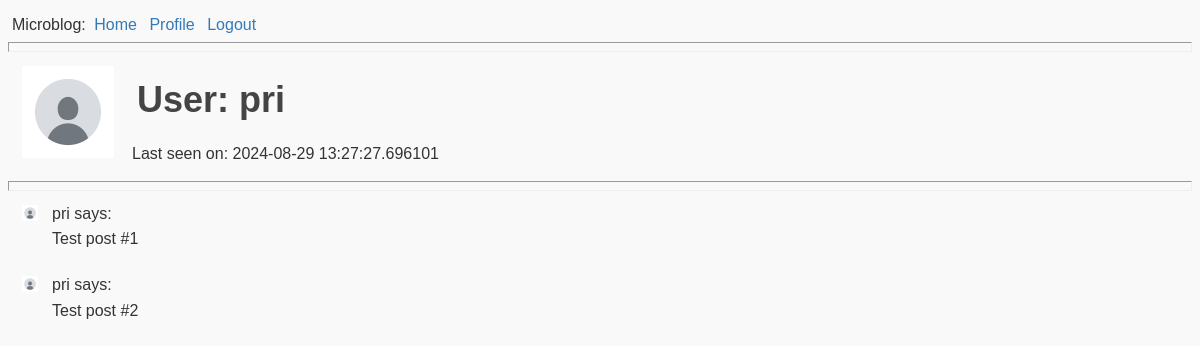
The page /user/pri (signed in) on the database its author committed.
### app/models.py (models this page shows, shortened)
class User(UserMixin, db.Model):
    id: so.Mapped[int] = so.mapped_column(primary_key=True)
    username: so.Mapped[str] = so.mapped_column(sa.String(64), index=True, unique=True)
    email: so.Mapped[str] = so.mapped_column(sa.String(120), index=True, unique=True)
    password_hash: so.Mapped[Optional[str]] = so.mapped_column(sa.String(256))
    posts: so.WriteOnlyMapped["Post"] = so.relationship(back_populates="author")
    about_me: so.Mapped[Optional[str]] = so.mapped_column(sa.String(140))
    last_seen: so.Mapped[Optional[datetime]] = so.mapped_column(
        default=lambda: datetime.now(timezone.utc)
    )
    def avatar(self):
        return url_for("static", filename="default.jpg")

### app/routes.py (the view)
@app.route("/user/<username>")
@login_required
def user(username):
    user = db.first_or_404(sa.select(User).where(User.username == username))
    posts = [
        {"author": user, "body": "Test post #1"},
        {"author": user, "body": "Test post #2"},
    ]
    return render_template("user.html", user=user, posts=posts)

### app/models.py (called while the page is built)
@login.user_loader
def load_user(id):
    return db.session.get(User, int(id))

### app/routes.py (called while the page is built)
@app.before_request
def before_request():
    if current_user.is_authenticated:
        current_user.last_seen = datetime.now(timezone.utc)
        db.session.commit()

### app/templates/user.html (shortened to what this page needs)
{% extends "base.html" %} {% block content %}
<table>
	<tr valign="top">
		<td><img src="{{ user.avatar() }}" width="100" height="100" /></td>
		<td>
			<h1>User: {{ user.username }}</h1>
			 {% if user.last_seen %}
			<p>Last seen on: {{ user.last_seen }}</p>
			{% endif %}
		</td>
	</tr>
</table>
<hr />
{% for post in posts %} {% include "_post.html" %} {% endfor %} {% endblock
content %}

### app/templates/_post.html
<table>
  <tr valign="top">
    <td><img src="{{ post.author.avatar() }}" width="24" height="24" /></td>
    <td>{{ post.author.username }} says:<br>{{ post.body }}</td>
  </tr>
</table>

### app/static/styles.css (style rules this page uses)
* { box-sizing: border-box; margin: 0; padding: 0.25em; }
body { font-family: Arial, sans-serif; line-height: 1.6; color: #333; background-color: #f9f9f9; }
h1, h2, h3, h4, h5, h6 { font-weight: bold; color: #444; }
h1 { font-size: 36px; }

### rows shown on the page
User: username "pri", last_seen "2024-08-29 13:27:27.696101", author.username "pri" "pri"

### other values the page prints
{{ post.body }} "Test post #1" "Test post #2"
